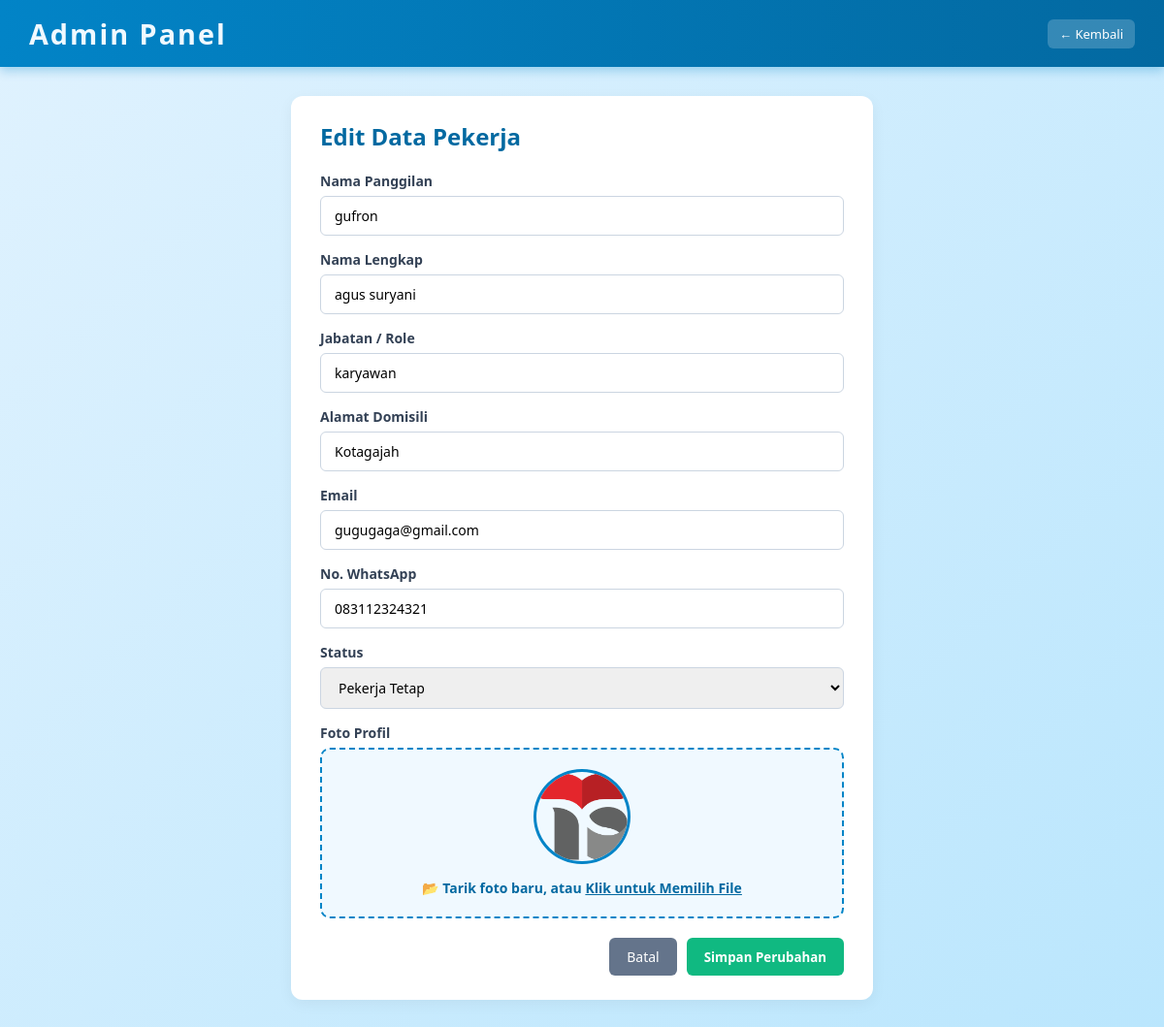
Screenshot of /aplikasi-pkl/edit.php?id=1 (signed in) with the database file from the repository.
### tables this page shows
CREATE TABLE `pekerja` (
  `id` int(11) NOT NULL,
  `nama_pendek` varchar(50) NOT NULL,
  `nama_lengkap` varchar(100) NOT NULL,
  `role` varchar(50) NOT NULL,
  `alamat` varchar(255) NOT NULL,
  `email` varchar(100) NOT NULL,
  `password` varchar(255) NOT NULL,
  `no_telp` varchar(30) NOT NULL,
  `status` varchar(30) NOT NULL,
  `foto` text NOT NULL,
  `created_at` timestamp NOT NULL DEFAULT current_timestamp()
);

### aplikasi-pkl/edit.php (the view, shortened to what this page needs)
<?php
include 'koneksi.php';
$id = $_GET['id'] ?? null;
$pekerja = mysqli_fetch_assoc(mysqli_query($conn, "SELECT * FROM pekerja WHERE id = '$id'"));
?>
<!DOCTYPE html>
<html lang="id">
<head>
    <link rel="stylesheet" href="user.css">
    <link rel="stylesheet" href="admin.css">
</head>
<body>
    <header class="navbar">
        <h1>Admin Panel</h1>
        <a href="dashboard-admin.php" class="btn-preview">← Kembali</a>
    </header>
    <div class="admin-container" style="max-width: 600px;">
        <h2>Edit Data Pekerja</h2>
        <form method="POST" enctype="multipart/form-data" style="margin-top:20px;">
            <div class="input-group"><label>Nama Panggilan</label><input type="text" name="nama_pendek" value="<?= htmlspecialchars($pekerja['nama_pendek']); ?>" required></div>
            <div class="input-group"><label>Nama Lengkap</label><input type="text" name="nama_lengkap" value="<?= htmlspecialchars($pekerja['nama_lengkap']); ?>" required></div>
            <div class="input-group"><label>Jabatan / Role</label><input type="text" name="role" value="<?= htmlspecialchars($pekerja['role']); ?>" required></div>
            <div class="input-group"><label>Alamat Domisili</label><input type="text" name="alamat" value="<?= htmlspecialchars($pekerja['alamat']); ?>" required></div>
            <div class="input-group"><label>Email</label><input type="email" name="email" value="<?= htmlspecialchars($pekerja['email']); ?>" required></div>
            <div class="input-group"><label>No. WhatsApp</label><input type="text" name="no_telp" value="<?= htmlspecialchars($pekerja['no_telp']); ?>" required></div>
            <div class="input-group">
                <label>Status</label>
                <select name="status" required>
                    <option value="Pekerja Tetap" <?= $pekerja['status'] == 'Pekerja Tetap' ? 'selected' : ''; ?>>Pekerja Tetap</option>
                </select>
            </div>
            <div class="input-group">
                <label>Foto Profil</label>
                <div class="dropzone" id="dropzone" onclick="document.getElementById('file-input').click()">
                    <img id="preview-img" src="<?= htmlspecialchars($pekerja['foto']); ?>" alt="Preview" style="margin:0 auto 10px auto;">
                    <p id="dropzone-text">📂 Tarik foto baru, atau <u>Klik untuk Memilih File</u></p>
                </div>
            </div>
            <div class="form-actions" style="margin-top:20px;">
                <a href="dashboard-admin.php" class="btn-batal">Batal</a>
                <button type="submit" class="btn-simpan">Simpan Perubahan</button>
            </div>
        </form>
    </div>
</body>
</html>

### aplikasi-pkl/user.css (style rules this page uses)
* { margin: 0; padding: 0; box-sizing: border-box; font-family: 'Segoe UI', Tahoma, sans-serif; }
body { background: linear-gradient(135deg, #e0f2fe 0%, #bae6fd 100%); color: #0369a1; min-height: 100vh; overflow-x: hidden; }
.navbar { display: flex; justify-content: space-between; align-items: center; background: linear-gradient(90deg, #0284c7 0%, #0369a1 100%); padding: 15px 30px; box-shadow: 0 4px 10px rgba(2, 132, 199, 0.3); }
.navbar h1 { color: #f0f9ff; font-size: 1.8em; letter-spacing: 2px; }

### aplikasi-pkl/admin.css (style rules this page uses)
body { background-color: #f4f6f9; font-family: 'Segoe UI', Tahoma, sans-serif; margin: 0; padding: 0; }
.admin-container { max-width: 1000px; margin: 30px auto; background: #ffffff; padding: 25px 30px; border-radius: 12px; box-shadow: 0 4px 15px rgba(0, 0, 0, 0.05); }
.input-group { margin-bottom: 15px; display: flex; flex-direction: column; }
.input-group label { font-weight: 600; margin-bottom: 6px; color: #334155; font-size: 14px; }
.input-group input, .input-group select { padding: 10px 14px; border: 1px solid #cbd5e1; border-radius: 6px; font-size: 14px; outline: none; }
.form-actions { display: flex; justify-content: flex-end; gap: 10px; }
.dropzone { border: 2px dashed #0284c7; border-radius: 10px; padding: 20px; text-align: center; background-color: #f0f9ff; cursor: pointer; transition: all 0.3s ease; }
.dropzone p { margin: 0; color: #0369a1; font-weight: 600; font-size: 14px; }
.dropzone img { max-height: 100px; max-width: 100px; object-fit: cover; border-radius: 50%; border: 3px solid #0284c7; }
.btn-preview { background-color: rgba(255, 255, 255, 0.2); color: white; padding: 6px 12px; border-radius: 6px; text-decoration: none; font-size: 13px; }
.btn-simpan { background-color: #10b981; color: white; padding: 10px 18px; border: none; border-radius: 6px; font-weight: 600; cursor: pointer; }
.btn-batal { background-color: #64748b; color: white; padding: 10px 18px; border-radius: 6px; text-decoration: none; font-size: 14px; }

### rows the page displays
pekerja: nama_pendek "gufron", nama_lengkap "agus suryani", role "karyawan", alamat "Kotagajah", email "gugugaga@gmail.com", no_telp "083112324321", status "Pekerja Tetap", foto (picture)
